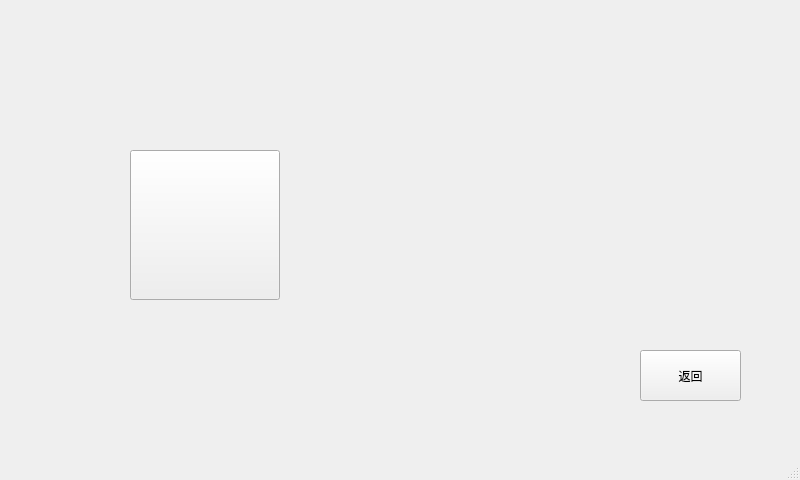
<?xml version="1.0" encoding="UTF-8"?>
<ui version="4.0">
 <class>Games_show</class>
 <widget class="QMainWindow" name="Games_show">
  <property name="geometry">
   <rect>
    <x>0</x>
    <y>0</y>
    <width>800</width>
    <height>480</height>
   </rect>
  </property>
  <property name="windowTitle">
   <string>MainWindow</string>
  </property>
  <property name="styleSheet">
   <string notr="true">QMainWindow{border-image: url(:/image/game.jpg);}
</string>
  </property>
  <widget class="QWidget" name="centralwidget">
   <widget class="QPushButton" name="gobang_pushButton">
    <property name="geometry">
     <rect>
      <x>130</x>
      <y>150</y>
      <width>150</width>
      <height>150</height>
     </rect>
    </property>
    <property name="styleSheet">
     <string notr="true">border-image: url(:/icon/wuziqi.png);</string>
    </property>
    <property name="text">
     <string/>
    </property>
   </widget>
   <widget class="QPushButton" name="back_pushButton">
    <property name="geometry">
     <rect>
      <x>640</x>
      <y>350</y>
      <width>101</width>
      <height>51</height>
     </rect>
    </property>
    <property name="text">
     <string>返回</string>
    </property>
   </widget>
  </widget>
  <widget class="QMenuBar" name="menubar">
   <property name="geometry">
    <rect>
     <x>0</x>
     <y>0</y>
     <width>800</width>
     <height>26</height>
    </rect>
   </property>
  </widget>
  <widget class="QStatusBar" name="statusbar"/>
 </widget>
 <resources/>
 <connections/>
</ui>
